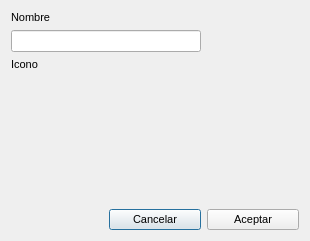
<?xml version="1.0" encoding="UTF-8"?>
<ui version="4.0">
 <class>GroupConfigDialog</class>
 <widget class="QDialog" name="GroupConfigDialog">
  <property name="geometry">
   <rect>
    <x>0</x>
    <y>0</y>
    <width>310</width>
    <height>241</height>
   </rect>
  </property>
  <property name="font">
   <font>
    <pointsize>8</pointsize>
   </font>
  </property>
  <property name="windowTitle">
   <string>Dialog</string>
  </property>
  <layout class="QGridLayout" name="gridLayout">
   <item row="3" column="0">
    <spacer name="verticalSpacer">
     <property name="orientation">
      <enum>Qt::Vertical</enum>
     </property>
     <property name="sizeHint" stdset="0">
      <size>
       <width>20</width>
       <height>40</height>
      </size>
     </property>
    </spacer>
   </item>
   <item row="2" column="0">
    <widget class="QLabel" name="label_2">
     <property name="text">
      <string>Icono</string>
     </property>
    </widget>
   </item>
   <item row="4" column="1">
    <widget class="QPushButton" name="pushButton_2">
     <property name="text">
      <string>Cancelar</string>
     </property>
    </widget>
   </item>
   <item row="0" column="0">
    <widget class="QLabel" name="label">
     <property name="text">
      <string>Nombre</string>
     </property>
    </widget>
   </item>
   <item row="1" column="0" colspan="2">
    <widget class="QLineEdit" name="lineEdit"/>
   </item>
   <item row="4" column="2">
    <widget class="QPushButton" name="pushButton">
     <property name="text">
      <string>Aceptar</string>
     </property>
    </widget>
   </item>
  </layout>
 </widget>
 <tabstops>
  <tabstop>pushButton</tabstop>
  <tabstop>lineEdit</tabstop>
  <tabstop>pushButton_2</tabstop>
 </tabstops>
 <resources/>
 <connections/>
</ui>
